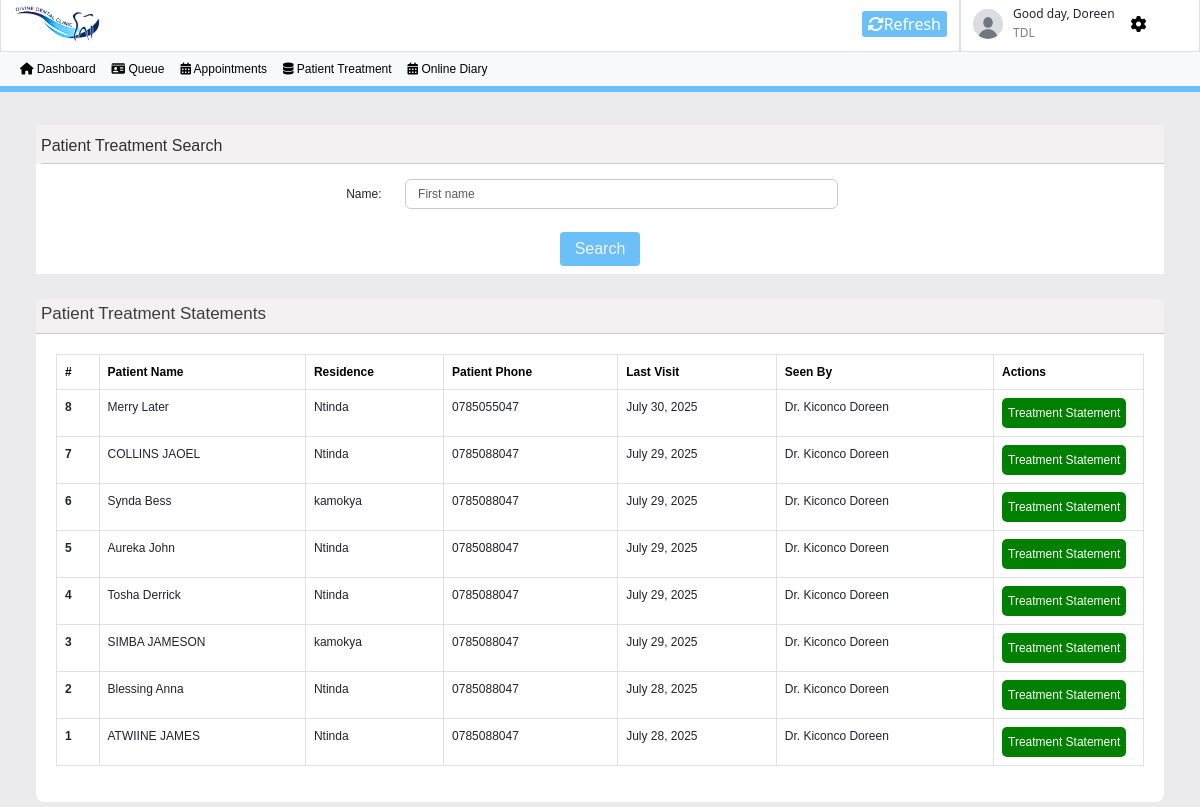
/patient_treatment/ (signed in), run on the app's committed database.
### divine_dental_clinic/models.py (models this page shows, shortened)
class Patient(models.Model):
    first_name=models.CharField(max_length=100)
    last_name=models.CharField(max_length=100)
    phone=models.CharField(max_length=50)
    residence=models.CharField(max_length=100, null=True,blank=True)
    gender=models.CharField(max_length=100, null=True,blank=True)
    date_of_birth=models.DateField(null=True,blank=True)
    email=models.EmailField(unique=True,null=True,blank=True)

class Queue(models.Model):
    patient = models.ForeignKey(Patient,on_delete=models.CASCADE)
    type = models.CharField(max_length=150, null=True,blank=True)#-------for CASH or INSURANCE-----------
    number = models.CharField(max_length=150)
    id_number = models.CharField(max_length=150)
    date = models.DateField()
    created_at = models.DateField(auto_now_add=True)
    doctor = models.CharField(max_length=150, null=True,blank=True)
    procedure = models.CharField(max_length=150, null=True,blank=True)

### divine_dental_clinic/views.py (the view)
# urls.py: path('patient_treatment/', views.patient_treatment, name='patient_treatment'),
@login_required(login_url="login")
@user_passes_test(is_doctor)
def patient_treatment(request):
    patients = Patient.objects.all().order_by('-id')
    first_name_q = request.GET.get('first_name')
    if first_name_q:
        patients = patients.filter(first_name__icontains=first_name_q)
    mydict = {
        'patients':patients
    }
    return render(request, 'patient-treatment.html',context=mydict)

### divine_dental_clinic/views.py (called while the page is built)
def is_doctor(user):
    return user.groups.filter(name='DOCTOR').exists()

### divine_dental_clinic/templates/patient-treatment.html (shortened to what this page needs)
{% load static %}
<!DOCTYPE html>
<html lang="en">
<head>
    <link rel="stylesheet" href="https://cdnjs.cloudflare.com/ajax/libs/font-awesome/6.7.2/css/all.min.css"
 />
    <link href="https://cdn.jsdelivr.net/npm/bootstrap@5.3.0/dist/css/bootstrap.min.css"
    rel="stylesheet">
</head>
<body style="background-color: rgb(235, 235, 238);">
    <header style="position: fixed;width: 100%;">
        <nav style="width: 100%; padding-top: 1px; background-color: rgb(224, 224, 224);">
            <div style="
            display: flex; justify-content: space-between;">
                <div style="
                width: 80%;
                display: flex;
                background-color: hsl(0, 0%, 100%);
                justify-content: space-between;
                align-items: center;
                padding: 1%;
                border-radius: 3px;
                border: 1px solid rgb(224, 224, 224);">
                    <div style="display: flex;">
                        <img style="height: 50px;margin: -20px 0 -20px 0;" src="{% static 'img/vim-removebg.png' %}" alt="img">
                    </div>
                    <button id="refreshButton" style="
                    background-color: rgb(108, 192, 248);
                    border: none;
                    border-radius: 3px;
                    color: white;"><i class="fa-solid fa-rotate"></i>Refresh</button>
                </div>
                <div class="dropdown" style="
                display: flex;
                align-items: center;
                padding: 1%;
                width: 20%;
                background-color: hsl(0, 0%, 100%);
                gap: 10px;
                border: 1px solid rgb(224, 224, 224);
                border-radius: 3px;
                align-items: center;">
                    <div>
                        <img style="width: 30px;height: 30px;border-radius: 50%;" src="{% static 'img/user.jpg' %}" alt="pic">
                    </div>
                    <div style="display: flex;flex-direction: column; justify-content: center; height: 30px;">
                        <p style="font-size: 12px; font-weight: 500; margin-top: 15px;">Good day, {{request.user.username}}</p>
                        <p style="font-size: 12px; margin-top: -15px; color: grey;font-weight: 500;">TDL</p>
                    </div>
                    <div>
                        <a href="{% url 'my_profile' %}"><button style="
                            background-color: white;
                            border: none;"><i class="fa-solid fa-gear"></i></button></a>
                    </div>
                </div>
            </div>
        </nav>
        <nav style="
        border-bottom: 6px solid rgb(108, 192, 248);
        height: 40px;" class="navbar navbar-expand-lg navbar-light bg-light">
            <div class="container-fluid">
                <div class="collapse navbar-collapse" id="navbarSupportedContent">
                    <ul class="navbar-nav me-auto mb-2 mb-lg-0">
                        <li class="nav-item">
                            <a style="font-size: 12px;font-family: sans-serif, Courier; font-weight: 500;color: black;" class="nav-link active" aria-current="page" href="{% url 'dashboard' %}"><i class="fa-solid fa-house"></i> Dashboard</a>
                        </li>
                        <li class="nav-item">
                            <a style="font-size: 12px;font-family: sans-serif, Courier; font-weight: 500;color: black;" class="nav-link" href="{% url 'queue' %}"><i class="fa-solid fa-id-card"></i> Queue</a>
                        </li>
                        <li class="nav-item">
                            <a style="font-size: 12px;font-family: sans-serif, Courier; font-weight: 500;color: black;" class="nav-link" href="{% url 'appointments' %}"><i class="fa-solid fa-calendar-days"></i> Appointments</a>
                        </li>
                        <li class="nav-item">
                            <a style="font-size: 12px;font-family: sans-serif, Courier; font-weight: 500;color: black;" class="nav-link" href="{% url 'patient_treatment' %}"><i class="fa-solid fa-database"></i> Patient Treatment</a>
                        </li>
                        <li class="nav-item">
                            <a style="font-size: 12px;font-family: sans-serif, Courier; font-weight: 500;color: black;" class="nav-link" href="{% url 'online_diary' %}"><i class="fa-solid fa-calendar-days"></i> Online Diary</a>
                        </li>
                    </ul>
                </div>
            </div>
        </nav>
    </header>
    <div class="extended">
        <div class="search-appointments" style="padding-top: 130px;">
            <div class="search-appointments-container">
                <div class="search">
                    <p style="
                    color: rgb(48, 48, 48);
                    font-family: sans-serif;">Patient Treatment Search</p>
                </div>
            </div>
            <form id="search-form" class="form" method="get" action="">
                <div class="form-inputs">
                    <div class="form-group" style="
                    width: 45%;
                    display: flex;
                    flex-direction: column;
                    gap: 15px;">
                        <div style="
                        display: flex;
                        align-items: center;">
                            <label for="inputPassword6" style="font-size: 12px;font-family: sans-serif; width: 10%;">Name:</label>
                            <input name="first_name" type="text" placeholder="First name"  id="inputPassword6" class="form-control mx-sm-3" aria-describedby="passwordHelpInline">
                        </div>
                        <div class="form-button">
                            <button class="search-button" type="submit" form="search-form">Search</button>
                        </div>
                    </div>
                </div>
            </form>
        </div>
        <div class="search-appointments">
            <div style="
                background-color: rgb(243, 241, 241);
                color: rgb(61, 61, 61);
                padding: 5px;
                height: 35px;
                border-bottom: 1px solid rgb(204, 203, 203);
                border-top-left-radius: 8px;
                border-top-right-radius: 8px;">
                <h5 style="font-size: 17px; font-family: sans-serif;">Patient Treatment Statements</h5>
            </div>
            <div style="
            padding: 20px;
            background-color: white;
            border-bottom-right-radius: 8px;
            border-bottom-left-radius: 8px;">
                <div class="table-responsive ">
                    {% if patients %}
                        <table class="table table-bordered">
                            <thead>
                                <tr>
                                    <th scope="col" style="font-size: 12px;font-family: sans-serif, Courier; font-weight: 700;color: black;">#</th>
                                    <th scope="col" style="font-size: 12px;font-family: sans-serif, Courier; font-weight: 700;color: black;">Patient Name</th>
                                    <th scope="col" style="font-size: 12px;font-family: sans-serif, Courier; font-weight: 700;color: black;">Residence</th>
                                    <th scope="col" style="font-size: 12px;font-family: sans-serif, Courier; font-weight: 700;color: black;">Patient Phone</th>
                                    <th scope="col" style="font-size: 12px;font-family: sans-serif, Courier; font-weight: 700;color: black;">Last Visit</th>
                                    <th scope="col" style="font-size: 12px;font-family: sans-serif, Courier; font-weight: 700;color: black;">Seen By</th>
                                    <th scope="col" style="font-size: 12px;font-family: sans-serif, Courier; font-weight: 700;color: black;">Actions</th>
                                </tr>
                            </thead>
                            <tbody>
                                {% for patient in patients %}
                                    <tr>
                                        <th scope="row" style="font-size: 12px;font-family: sans-serif, Courier;">{{patient.id}}</th>
                                        <td style="font-size: 12px;font-family: sans-serif, Courier;">{{patient.first_name}}   {{patient.last_name}}</td>
                                        <td style="font-size: 12px;font-family: sans-serif, Courier;">{{patient.residence}}</td>
                                        <td style="font-size: 12px;font-family: sans-serif, Courier;">{{patient.phone}}</td>
                                        <td style="font-size: 12px;font-family: sans-serif, Courier;">{{patient.queue_set.all.0.date}}</td>
                                        <td style="font-size: 12px;font-family: sans-serif, Courier;">Dr. {{patient.queue_set.all.0.doctor}}</td>
                                        <td style="font-size: 12px;font-family: sans-serif, Courier; width: 150px;">
                                            <div class="actions2">
                                                <a href="{% url 'treatment_statement' patient.pk %}"><button style="background-color: green;">Treatment Statement</button></a>
                                            </div>
                                        </td>
                                    </tr>
                                {% endfor %}
                            </tbody>
                        </table>
                    {% else %}
                        <p>No patients to show</p>
                    {% endif %}
                </div>
            </div>
        </div>
    </div>
</body>
</html>

### divine_dental_clinic/templates/patient-treatment.html (style rules this page uses)
.search-appointments { margin-top: -5px; padding-left: 3%; padding-right: 3%; padding-top: 30px; display: flex; flex-direction: column; justify-content: center; }
.search-appointments-container { background-color: rgb(243, 241, 241); border-top: 4px solid rgb(243, 241, 241); padding-top: 5px; padding-left: 5px; border-top-left-radius: 5px; border-top-right-radius: 5px; }
.search { width: 100%; display: flex; height: 30px; border-bottom: 1px solid rgb(204, 203, 203); }
.form { background-color: white; padding-top: 15px; display: flex; flex-direction: column; }
.form-inputs { display: flex; justify-content: space-evenly; }
.form-control { height: 30px; border: 1px solid rgb(204, 203, 203); font-family: sans-serif; font-size: 12px; width: 100%; }
.form-button { background-color: white; padding: 8px; display: flex; justify-content: center; align-items: center; }
.search-button { background-color: rgb(108, 192, 248); color: rgb(243, 243, 243); font-family: sans-serif; border: none; border-radius: 4px; padding: 5px; width: 80px; }
.actions2 { display: flex; width: 100%; justify-content: space-between; align-items: center; gap: -5px; }
.actions2 button { border: none; color: white; height: 30px; border-radius: 5px; }

### data on the page
Patient: id "8", first_name "Merry", last_name "Later", residence "Ntinda", phone "0785055047", queue_set.all.0 "July 30, 2025", queue_set.all.0.doctor "Kiconco Doreen"
Patient: id "7", first_name "COLLINS", last_name "JAOEL", residence "Ntinda", phone "0785088047", queue_set.all.0 "July 29, 2025", queue_set.all.0.doctor "Kiconco Doreen"
Patient: id "6", first_name "Synda", last_name "Bess", residence "kamokya", phone "0785088047", queue_set.all.0 "July 29, 2025", queue_set.all.0.doctor "Kiconco Doreen"
Patient: id "5", first_name "Aureka", last_name "John", residence "Ntinda", phone "0785088047", queue_set.all.0 "July 29, 2025", queue_set.all.0.doctor "Kiconco Doreen"
Patient: id "4", first_name "Tosha", last_name "Derrick", residence "Ntinda", phone "0785088047", queue_set.all.0 "July 29, 2025", queue_set.all.0.doctor "Kiconco Doreen"
Patient: id "3", first_name "SIMBA", last_name "JAMESON", residence "kamokya", phone "0785088047", queue_set.all.0 "July 29, 2025", queue_set.all.0.doctor "Kiconco Doreen"
Patient: id "2", first_name "Blessing", last_name "Anna", residence "Ntinda", phone "0785088047", queue_set.all.0 "July 28, 2025", queue_set.all.0.doctor "Kiconco Doreen"
Patient: id "1", first_name "ATWIINE", last_name "JAMES", residence "Ntinda", phone "0785088047", queue_set.all.0 "July 28, 2025", queue_set.all.0.doctor "Kiconco Doreen"

### other printed values
{{ request.user.username }} "Doreen"
